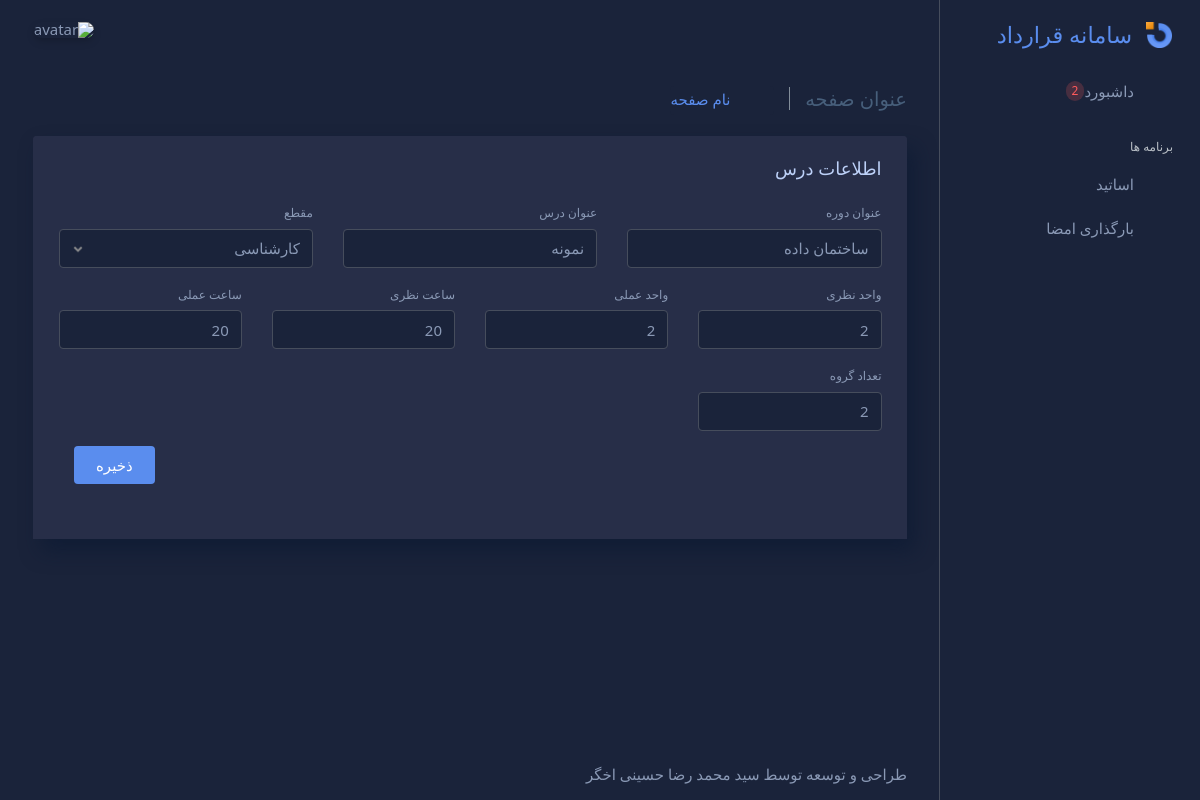
The page /account/lesson/edit/1 on the database as committed earlier.
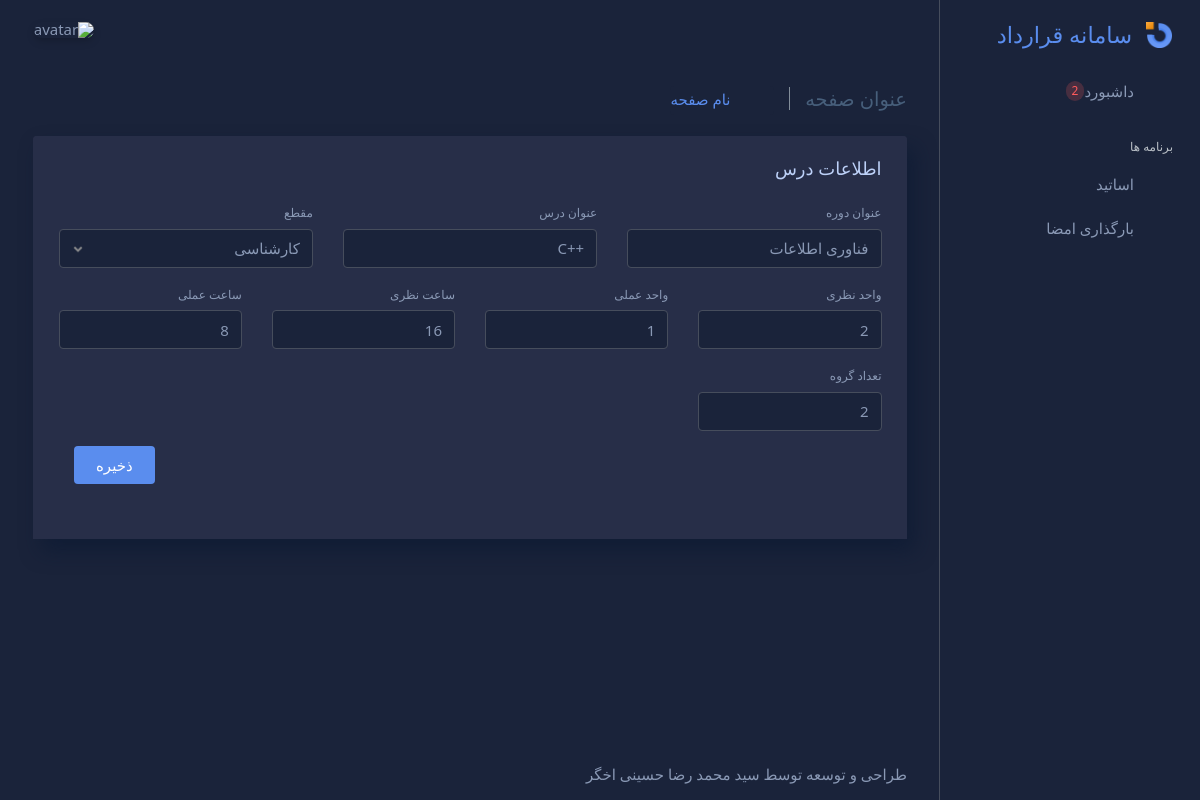
The same page on the database as committed later.
### accounts/models.py (models this page shows)
class Lesson(models.Model):
    user = models.ForeignKey(User, on_delete=models.CASCADE)
    course_title = models.CharField(max_length=64)
    grade = models.CharField(max_length=32, choices=GRADE_CHOICES, default='کاردانی')
    lesson_title = models.CharField(max_length=64)
    theorical_unit = models.IntegerField(default=0)
    practical_unit = models.IntegerField(default=0)
    theorical_time = models.IntegerField(default=0)
    practical_time = models.IntegerField(default=0)
    group = models.IntegerField(default=1)

### accounts/views.py (the view)
# urls.py: path('lesson/edit/<int:pk>', views.lesson_edit, name='lesson_edit'),
def lesson_edit(request, pk):
    lesson = Lesson.objects.get(id=pk)
    form = LessonForm(request.POST or None, instance=lesson)
    if request.method == 'POST':
        if form.is_valid():
            form.save()
            return redirect(f'/account/teachers/{lesson.user_id}')
    else:
        context = {
            'form': form
        }
        return render(request, 'accounts/edit_lesson.html', context)

### accounts/templates/accounts/edit_lesson.html (shortened to what this page needs)
{% extends 'base/base.html' %}
{% block links %}
<div class="col-12">
  <h5 class="content-header-title float-left pr-1">عنوان صفحه</h5>
  <div class="breadcrumb-wrapper">
    <ol class="breadcrumb p-0 mb-0">
      <li class="breadcrumb-item"><a href="index.html"><i class="bx bx-home-alt"></i></a>
      </li>
      <li class="breadcrumb-item active">نام صفحه</li>
    </ol>
  </div>
</div>
{% endblock %}
{% block content %}
<div class="content-body">
  <section id="basic-datatable">
    <div class="row">
      <div class="col-12">
        <div class="card">
          <div class="card-header">
            <h4 class="card-title">اطلاعات درس</h4>
          </div>
          <div class="card-content">
            <div class="card-body card-dashboard">
              <form class="form form-vertical" method="POST">
                <div class="form-body">
                  <div class="row form-group">
                    <div class="col-lg-4 col-md-12 col-sm-12">
                      <label for="">عنوان دوره</label>
                      {{ form.course_title }}
                    </div>
                    <div class="col-lg-4 col-md-12 col-sm-12">
                      <label for="">عنوان درس</label>
                      {{ form.lesson_title }}
                    </div>
                    <div class="col-lg-4 col-md-12 col-sm-12">
                      <label for="">مقطع</label>
                      {{ form.grade }}
                    </div>
                  </div>
                  <div class="row form-group">
                    <div class="col-lg-3 col-md-12 col-sm-12">
                      <label for="">واحد نظری</label>
                      {{ form.theorical_unit }}
                    </div>
                    <div class="col-lg-3 col-md-12 col-sm-12">
                      <label for="">واحد عملی</label>
                      {{ form.practical_unit }}
                    </div>
                    <div class="col-lg-3 col-md-12 col-sm-12">
                      <label for="">ساعت نظری</label>
                      {{ form.theorical_time }}
                    </div>
                    <div class="col-lg-3 col-md-12 col-sm-12">
                      <label for="">ساعت عملی</label>
                      {{ form.practical_time }}
                    </div>
                  </div>
                  <div class="row form-group">
                    <div class="col-lg-3 col-md-12 col-sm-12">
                      <label for="">تعداد گروه</label>
                      {{ form.group }}
                    </div>
                  </div>
                  <div class="row form-group">
                    <div class="col-lg-12 col-md-12 col-sm-12  d-flex justify-content-end">
                      <button class="btn btn-primary mr-1 mb-1" type="submit">ذخیره</button>
                    </div>
                </div>
              </form>
            </div>
          </div>
        </div>
      </div>
    </div>
  </section>
</div>
{% endblock %}

Rows that differ between the two databases and show on the page:
changed Lesson "کارشناسی": course_title "ساختمان داده" → "فناوری اطلاعات"; lesson_title "نمونه" → "++C"; practical_unit "2" → "1"; theorical_time "20" → "16"; practical_time "20" → "8"
